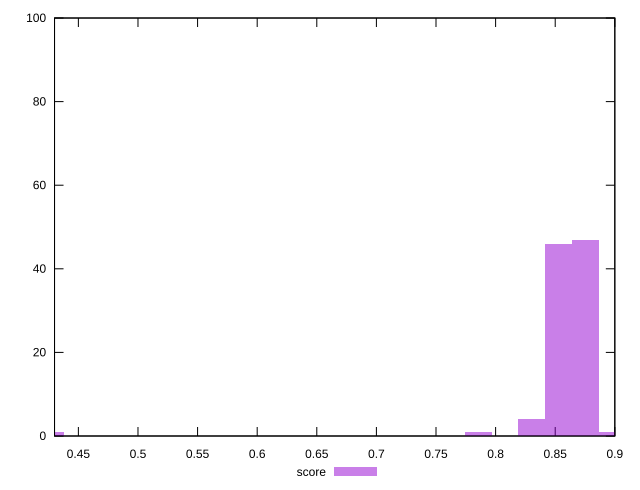

Generate this figure with gnuplot:
reset

$score <<EOF
0.42633483652773946 1
0.8526696730554789 46
0.875108348662202 47
0.8302309974487557 4
0.7853536462353095 1
0.8975470242689252 1
EOF

set key outside below
set boxwidth 0.02243867560672313
set xrange [0.43:0.9]
set yrange [0:100]
set trange [0:100]
set style fill transparent solid 0.5 noborder
set terminal svg size 640, 490 enhanced background rgb 'white'
set output "report_00009_2021-02-08T22-37-41.559Z/first-contentful-paint/samples/pages+cached/score/histogram.svg"

plot $score title "score" with boxes

reset
